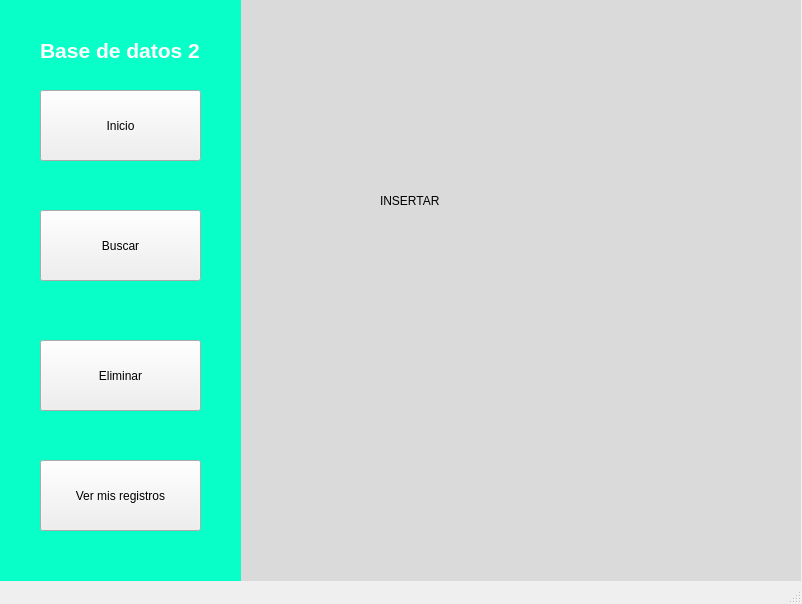
<?xml version="1.0" encoding="UTF-8"?>
<ui version="4.0">
 <class>siguiente</class>
 <widget class="QMainWindow" name="siguiente">
  <property name="geometry">
   <rect>
    <x>0</x>
    <y>0</y>
    <width>802</width>
    <height>604</height>
   </rect>
  </property>
  <property name="windowTitle">
   <string>MainWindow</string>
  </property>
  <widget class="QWidget" name="centralwidget">
   <widget class="QLabel" name="label_4">
    <property name="geometry">
     <rect>
      <x>240</x>
      <y>0</y>
      <width>561</width>
      <height>581</height>
     </rect>
    </property>
    <property name="styleSheet">
     <string notr="true">background-color: rgb(218, 218, 218);</string>
    </property>
    <property name="text">
     <string/>
    </property>
   </widget>
   <widget class="QLabel" name="label_3">
    <property name="geometry">
     <rect>
      <x>40</x>
      <y>30</y>
      <width>201</width>
      <height>41</height>
     </rect>
    </property>
    <property name="text">
     <string>&lt;html&gt;&lt;head/&gt;&lt;body&gt;&lt;p&gt;&lt;span style=&quot; font-size:16pt; font-weight:600; color:#ffffff;&quot;&gt;Base de datos 2&lt;/span&gt;&lt;/p&gt;&lt;/body&gt;&lt;/html&gt;</string>
    </property>
   </widget>
   <widget class="QPushButton" name="inicio">
    <property name="geometry">
     <rect>
      <x>40</x>
      <y>90</y>
      <width>161</width>
      <height>71</height>
     </rect>
    </property>
    <property name="text">
     <string>Inicio</string>
    </property>
   </widget>
   <widget class="QPushButton" name="buscar">
    <property name="geometry">
     <rect>
      <x>40</x>
      <y>210</y>
      <width>161</width>
      <height>71</height>
     </rect>
    </property>
    <property name="text">
     <string>Buscar</string>
    </property>
   </widget>
   <widget class="QPushButton" name="eliminar">
    <property name="geometry">
     <rect>
      <x>40</x>
      <y>340</y>
      <width>161</width>
      <height>71</height>
     </rect>
    </property>
    <property name="text">
     <string>Eliminar</string>
    </property>
   </widget>
   <widget class="QPushButton" name="ver_registros">
    <property name="geometry">
     <rect>
      <x>40</x>
      <y>460</y>
      <width>161</width>
      <height>71</height>
     </rect>
    </property>
    <property name="text">
     <string>Ver mis registros</string>
    </property>
   </widget>
   <widget class="QLabel" name="label_2">
    <property name="geometry">
     <rect>
      <x>0</x>
      <y>0</y>
      <width>241</width>
      <height>581</height>
     </rect>
    </property>
    <property name="styleSheet">
     <string notr="true">color: rgb(8, 255, 200);
background-color: rgb(8, 255, 200);</string>
    </property>
    <property name="text">
     <string/>
    </property>
   </widget>
   <widget class="QLabel" name="label">
    <property name="geometry">
     <rect>
      <x>540</x>
      <y>360</y>
      <width>261</width>
      <height>221</height>
     </rect>
    </property>
    <property name="text">
     <string notr="true"/>
    </property>
    <property name="pixmap">
     <pixmap resource="resource.qrc">:/imagenes/icono.jpeg</pixmap>
    </property>
    <property name="scaledContents">
     <bool>true</bool>
    </property>
   </widget>
   <widget class="QLabel" name="label_5">
    <property name="geometry">
     <rect>
      <x>380</x>
      <y>170</y>
      <width>121</width>
      <height>61</height>
     </rect>
    </property>
    <property name="text">
     <string>INSERTAR</string>
    </property>
   </widget>
   <zorder>label_4</zorder>
   <zorder>label_2</zorder>
   <zorder>label_3</zorder>
   <zorder>inicio</zorder>
   <zorder>buscar</zorder>
   <zorder>eliminar</zorder>
   <zorder>ver_registros</zorder>
   <zorder>label</zorder>
   <zorder>label_5</zorder>
  </widget>
  <widget class="QStatusBar" name="statusbar"/>
 </widget>
 <resources>
  <include location="resource.qrc"/>
 </resources>
 <connections/>
</ui>
